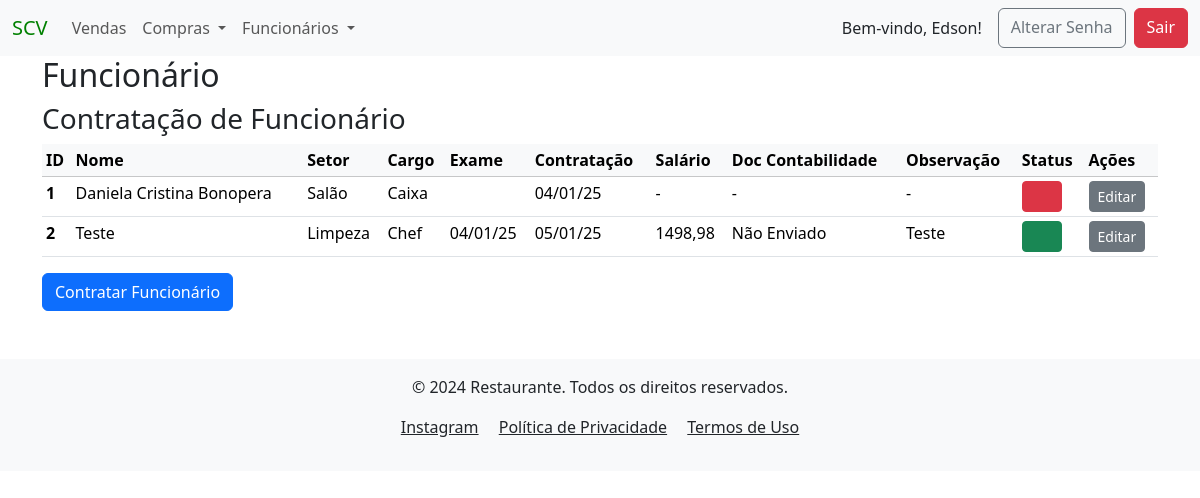
The page /contratacao/ (signed in) on the database its author committed.
### funcionarios/models.py (models this page shows, shortened)
class Contratacao(models.Model):
    CARGOS_POR_SETOR = {
                    'Administração': ["Gerente Financeiro", "Auxiliar Adm"],
                    'Cozinha': ["Chef", "Cozinheiro", "Cozinheiro Auxiliar"],
                    'Limpeza': ["Faxineira(o)"],
                    'Sushi': ["Peixeiro", "Sushiman", "Sushiman Auxiliar"],
                    'Salão': ["Caixa", "Cumin", "Garçom", "Gerente Geral", "Maitre", "Recepcionista"],
                    'Bar': ["Barman", "Copeiro"],
                    'Vallet': ["Manobrista"]
                    }
    SETOR_CHOICES = [(key, key) for key in CARGOS_POR_SETOR.keys()]
    CARGO_CHOICES = [(value, value) for sublist in CARGOS_POR_SETOR.values() for value in sublist]
    DOC_CONTABILIDADE = [('Enviado', 'Enviado'),
                         ('Não Enviado', 'Não Enviado')]
    created_at = models.DateTimeField(auto_now_add=True)
    nome_funcionario = models.ForeignKey(Cadastro, on_delete=models.PROTECT, verbose_name="Funcionário", null=False)
    setor = models.CharField(verbose_name="Setor", choices=SETOR_CHOICES, max_length=13, null=False, blank=False)
    cargo = models.CharField(verbose_name="Cargo", choices=CARGO_CHOICES, max_length=19, null=False, blank=False)
    data_exame_admissional = models.DateField(verbose_name="Dt Exame Admissional", null=True, blank=True)
    data_contratacao = models.DateField(verbose_name="Data Contratação", null=False, blank=False)
    salario = models.DecimalField(verbose_name="Salário", max_digits=9, decimal_places=2, null=True, blank=True)
    contabilidade_admissional = models.CharField(verbose_name="Doc Contabilidade", choices=DOC_CONTABILIDADE, max_length=11, null=True, blank=True)
    status_admissional = models.BooleanField(verbose_name="Status Rescisão", default=False)
    observacao_admissional = models.CharField(verbose_name="Obs Admissional", max_length=50, null=True, blank=True)
    author = models.ForeignKey(User, on_delete=models.PROTECT, blank=False, default=1)
    dt_atualizado = models.DateTimeField(auto_now=True, null=False, blank=False)
    class Meta:
        unique_together = ('nome_funcionario', 'data_contratacao')  # Um funcionário só pode ter uma contratação por data de pagamento

class Cadastro(models.Model):
    LIST_BANK = [('Banco do Brasil', 'Banco do Brasil'),
                   ('Banco Original', 'Banco Original'),
                   ('Bradesco', 'Bradesco'),
                   ('Caixa Econômica', 'Caixa Econômica'),
                   ('C6 Bank', 'C6 Bank'),
                   ('Itau', 'Itau'),
                   ('Inter', 'Inter'),
                   ('Neon', 'Neon'),
                   ('Next', 'Next'),
                   ('Nubank', 'Nubank'),
                   ('Santander', 'Santander'),
                   ]
    created_at = models.DateTimeField(auto_now_add=True)
    nome_funcionario = models.CharField(verbose_name="Funcionário", max_length=40 , blank=False, unique=True)
    rg = models.CharField(verbose_name="RG", max_length=14, null=True , blank=True)
    cpf = models.CharField(verbose_name="CPF", max_length=14, null=True , blank=True)
    carteira_trabalho = models.CharField(verbose_name="CTPS", max_length=12, null=True, blank=True)
    endereco = models.CharField(verbose_name="Endereço", max_length=40, null=True, blank=True)
    numero = models.CharField(verbose_name="Número", max_length=255, null=True, blank=True)
    bairro = models.CharField(verbose_name="Bairro", max_length=20, null=True, blank=True)
    cidade = models.CharField(verbose_name="Cidade", max_length=30, null=True, blank=True)
    telefone = models.CharField(verbose_name="Telefone", max_length=13, null=True, blank=True)
    banco = models.CharField(verbose_name="Banco", choices=LIST_BANK, max_length=15, null=True, blank=True)
    agencia = models.CharField(verbose_name="Agencia", max_length=7, null=True, blank=True)
    conta = models.CharField(verbose_name="Conta", max_length=10, null=True, blank=True)
    author = models.ForeignKey(User, on_delete=models.PROTECT, blank=False, default=1)
    dt_atualizado = models.DateTimeField(auto_now=True, null=False, blank=False)
    def __str__(self):
        return f"{self.nome_funcionario}"

### funcionarios/views.py (the view, shortened to what this page needs)
# urls.py: path('contratacao/', ContratacaoListView.as_view(), name="contratacao_list"),
class ContratacaoListView(LoginRequiredMixin, PermissionRequiredMixin, ListView):
    model = Contratacao
    template_name = 'funcionarios/contratacao_list.html'  # Garante que o template correto será usado
    permission_required = 'funcionarios.view_contratacao'  # Permissão para visualizar objetos'

### funcionarios/templates/funcionarios/contratacao_list.html (shortened to what this page needs)
{% extends 'global/base.html' %}
{% block content %}
    <h2>Funcionário</h2>
    <h3>Contratação de Funcionário</h3>
    {% if contratacao_list %}
        <table class="table table-sm">
            <thead class="table-light">
            <tr>
                <th scope="col">ID</th>
                <th scope="col">Nome</th>
                <th scope="col">Setor</th>
                <th scope="col">Cargo</th>
                <th scope="col">Exame</th>
                <th scope="col">Contratação</th>
                <th scope="col">Salário</th>
                <th scope="col">Doc Contabilidade</th>
                <th scope="col">Observação</th>
                <th scope="col">Status</th>
                <th scope="col">Ações</th>
            </tr>
            </thead>
            <tbody>
                {% for contratacao in contratacao_list %}
                    <tr>
                        <th scope="row" >{{ contratacao.pk }}</th>
                        <td>{{ contratacao.nome_funcionario }}</td>
                        <td>{{ contratacao.setor| default:"-" }}</td>
                        <td>{{ contratacao.cargo| default:"-" }}</td>
                        <td>{{ contratacao.data_exame_admissional|date:"d/m/y"}}</td>
                        <td>{{ contratacao.data_contratacao|date:"d/m/y" }}</td>
                        <td>{{ contratacao.salario| default:"-" }}</td>
                        <td>{{ contratacao.contabilidade_admissional| default:"-" }}</td>
                        <td>{{ contratacao.observacao_admissional| default:"-" }}</td>
                        <td>
                            <span
                            class="btn btn-sm
                            {% if contratacao.status_admissional %}
                                btn-success
                            {% else %}
                                btn-danger
                            {% endif %}"
                            >&nbsp;&nbsp;&nbsp;&nbsp;&nbsp;&nbsp;</span>
                        </td>
                        <td>
                            <a href="{% url 'update_contratacao' pk=contratacao.pk %}" class="btn btn-secondary btn-sm">Editar</a>
                        </td>
                    </tr>
                {% endfor %}
            </tbody>
        </table>
    {% else %}
        <p>Não há registros</p>
    {% endif %}
    <a href="{% url 'create_contratacao' %}" class="btn btn-primary">Contratar Funcionário</a>
{% endblock content %}

### project/templates/global/base.html (shortened to what this page needs)
<!DOCTYPE html>
<html lang="pt-br">
  <head>
    <link href="https://cdn.jsdelivr.net/npm/bootstrap@5.3.3/dist/css/bootstrap.min.css"
    rel="stylesheet">
  </head>
  <body>
    <nav class="navbar navbar-expand-lg bg-body-tertiary">
      <div class="container-fluid">
        <a class="navbar-brand" href="{% url 'home' %}" style="color: green">SCV</a>
        <div class="collapse navbar-collapse" id="navbarSupportedContent">
          <ul class="navbar-nav me-auto mb-2 mb-lg-0">
            <li class="nav-item">
              <a class="nav-link" href="{% url 'venda_list' %}">Vendas</a>
            <li class="nav-item dropdown">
              <a class="nav-link dropdown-toggle" href="#" role="button" data-bs-toggle="dropdown" aria-expanded="false">
                Compras
              </a>
            </li>
            <li class="nav-item dropdown">
              <a class="nav-link dropdown-toggle" href="#" role="button" data-bs-toggle="dropdown" aria-expanded="false">
                Funcionários
              </a>
            </li>
          </ul>
          <div class="d-flex ms-auto">
            {% if user.is_authenticated %}
              <span class="navbar-text text-dark me-3">
                Bem-vindo, {{ user.first_name }}!
              </span>
              <a href="{% url 'password_change' %}" class="btn btn-outline-secondary me-2">Alterar Senha</a>
              <a href="{% url 'logout' %}" class="btn btn-danger">Sair</a>
            {% else %}
              <a href="{% url 'login' %}" class="btn btn-outline-light">Login</a>
            {% endif %}
          </div>
        </div>
      </div>
    </nav>
    <main class="container">
        {% block content %}{% endblock content %}
    </main>
      <footer class="bg-body-tertiary text-dark py-3 mt-5">
        <div class="container text-center">
            <p>&copy; 2024 Restaurante. Todos os direitos reservados.</p>
            <p>
                <a href="https://www.instagram.com/sushicasaverde/"
                    class="text-dark me-3"
                    target="_blank"
                    rel="noopener noreferrer"
                    >Instagram</a>
                <a href="#" class="text-dark me-3">Política de Privacidade</a>
                <a href="#" class="text-dark">Termos de Uso</a>
            </p>
        </div>
      </footer>
  </body>
</html>

### rows shown on the page
Contratacao: pk "1", nome_funcionario "Daniela Cristina Bonopera", setor "Salão", cargo "Caixa", data_contratacao "04/01/25", salario "-", contabilidade_admissional "-", observacao_admissional "-", status_admissional False (drawn)
Contratacao: pk "2", nome_funcionario "Teste", setor "Limpeza", cargo "Chef", data_exame_admissional "04/01/25", data_contratacao "05/01/25", salario "1498,98", contabilidade_admissional "Não Enviado", observacao_admissional "Teste", status_admissional True (drawn)

### other values the page prints
{{ user.first_name }} "Edson"
